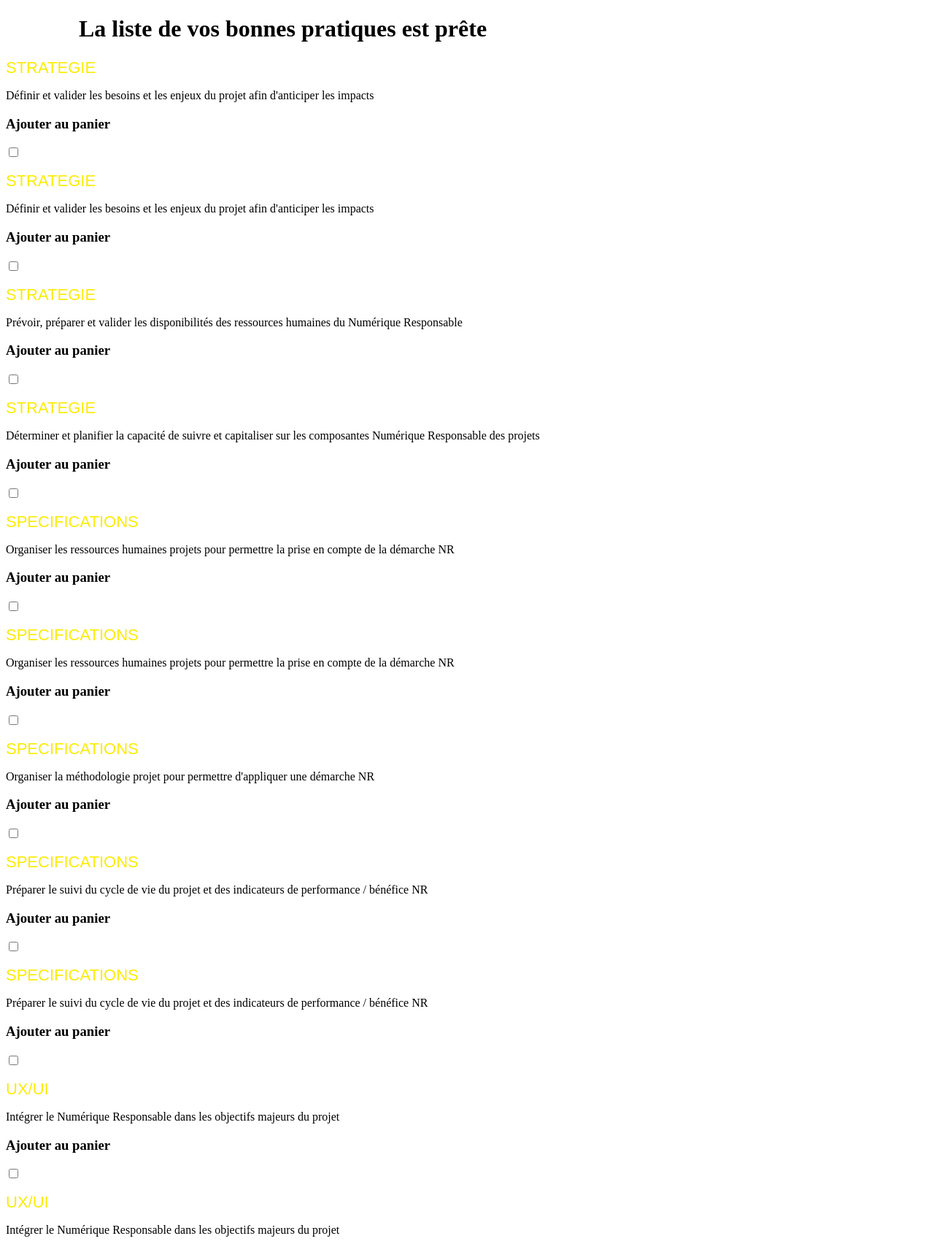
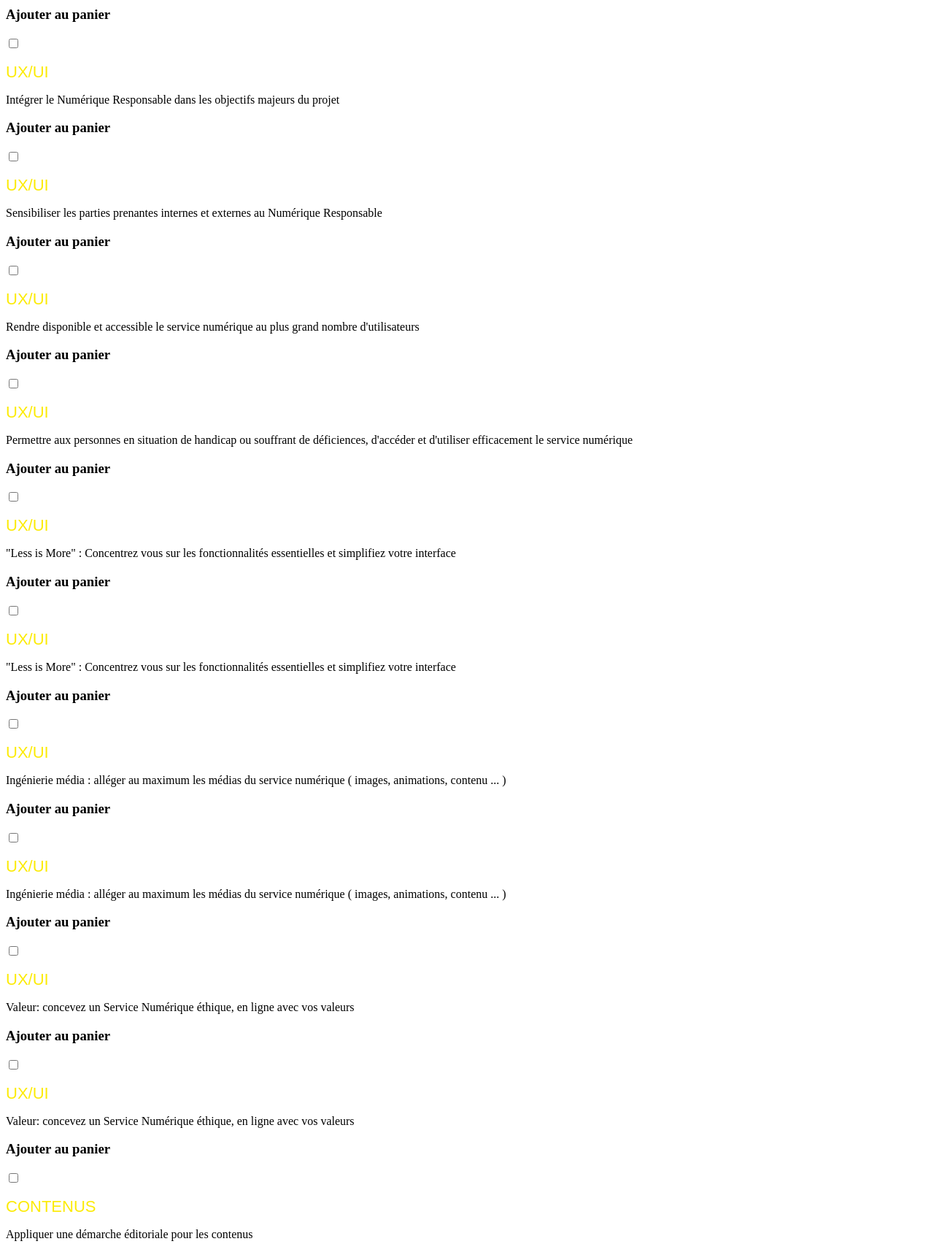
Page /panier.php (upper part) on the committed database (2 pictures, top to bottom).
### tables this page shows
CREATE TABLE `goodpractices` (
  `cle` int(11) NOT NULL,
  `Family` varchar(14) NOT NULL,
  `Id` varchar(11) NOT NULL,
  `Planet` varchar(1) DEFAULT NULL,
  `People` varchar(1) DEFAULT NULL,
  `Prosperity` varchar(1) DEFAULT NULL,
  `Recommendation` varchar(135) NOT NULL,
  `Criteria` varchar(276) DEFAULT NULL,
  `Justification` varchar(906) DEFAULT NULL,
  `Stage` varchar(14) DEFAULT NULL,
  `Tests1` varchar(542) DEFAULT NULL,
  `Tests2` varchar(267) DEFAULT NULL,
  `Tests3` varchar(404) DEFAULT NULL,
  `Correspondence` varchar(237) DEFAULT NULL,
  `Link` varchar(299) DEFAULT NULL,
  `Type` varchar(7) DEFAULT NULL,
  `Difficulty` varchar(3) DEFAULT NULL,
  `Goal` varchar(49) DEFAULT NULL,
  `Incontournable` varchar(14) DEFAULT NULL,
  `Tags` varchar(74) DEFAULT NULL,
  `Actors` varchar(67) DEFAULT NULL,
  `Indicators_` varchar(14) DEFAULT NULL,
  `IndicatorsX` varchar(88) DEFAULT NULL,
  `IndicatorsY` varchar(28) DEFAULT NULL,
  `Priority` varchar(6) DEFAULT NULL,
  `Recurrence` varchar(8) DEFAULT NULL,
  `UseCase` varchar(269) DEFAULT NULL,
  `Example` varchar(30) DEFAULT NULL,
  `Limite` varchar(30) DEFAULT NULL,
  `Automatizable` varchar(1) DEFAULT NULL,
  `AutomatizationScript` varchar(16) DEFAULT NULL,
  `AutomatizationLevel` varchar(3) DEFAULT NULL,
  `AutomatizationInformation` varchar(57) DEFAULT NULL
);

### panier.php (the view, shortened to what this page needs)
<!DOCTYPE html>
<html lang="fr">
<head>
  <link rel="stylesheet" href="style1.css">
</head>
<body>
    <div class="liste_panier">
        <h1>La liste de vos bonnes pratiques est prête </h1>
    </div>
</body>
</html>
<?php
require 'connect.php';
?>
<?php
        $practices = $database->query("SELECT * FROM goodPractices WHERE Incontournable= 'INCONTOURNABLE'");
        while($row = $practices->fetch(PDO::FETCH_OBJ)) {
            echo "<div href=''>
                <span>
                ".$row->Family."
                </span>
                <p>".$row->Recommendation."</p>
                    <p><h3>Ajouter au panier</h3>
                    <input type=\"checkbox\" name=\"". $row->cle . "\">
                    </p>
            </div>";
        }
?>

### style1.css (style rules this page uses)
span { font-size: 22px; ; font-family: sans-serif; color: rgb(252, 235, 6); }
.liste_panier h1 { transform: translate(100px,0px); }

### rows in the picture
goodpractices: Family "STRATEGIE", Recommendation "Définir et valider les besoins et les enjeux du projet afin d'anticiper les impacts"
goodpractices: Family "STRATEGIE", Recommendation "Définir et valider les besoins et les enjeux du projet afin d'anticiper les impacts"
goodpractices: Family "STRATEGIE", Recommendation "Prévoir, préparer et valider les disponibilités des ressources humaines du Numérique Responsable"
goodpractices: Family "STRATEGIE", Recommendation "Déterminer et planifier la capacité de suivre et capitaliser sur les composantes Numérique Responsable des projets"
goodpractices: Family "SPECIFICATIONS", Recommendation "Organiser les ressources humaines projets pour permettre la prise en compte de la démarche NR"
goodpractices: Family "SPECIFICATIONS", Recommendation "Organiser les ressources humaines projets pour permettre la prise en compte de la démarche NR"
goodpractices: Family "SPECIFICATIONS", Recommendation "Organiser la méthodologie projet pour permettre d'appliquer une démarche NR"
goodpractices: Family "SPECIFICATIONS", Recommendation "Préparer le suivi du cycle de vie du projet et des indicateurs de performance / bénéfice NR"
goodpractices: Family "SPECIFICATIONS", Recommendation "Préparer le suivi du cycle de vie du projet et des indicateurs de performance / bénéfice NR"
goodpractices: Family "UX/UI", Recommendation "Intégrer le Numérique Responsable dans les objectifs majeurs du projet"
goodpractices: Family "UX/UI", Recommendation "Intégrer le Numérique Responsable dans les objectifs majeurs du projet"
goodpractices: Family "UX/UI", Recommendation "Intégrer le Numérique Responsable dans les objectifs majeurs du projet"
goodpractices: Family "UX/UI", Recommendation "Sensibiliser les parties prenantes internes et externes au Numérique Responsable"
goodpractices: Family "UX/UI", Recommendation "Rendre disponible et accessible le service numérique au plus grand nombre d'utilisateurs"
goodpractices: Family "UX/UI", Recommendation "Permettre aux personnes en situation de handicap ou souffrant de déficiences, d'accéder et d'utiliser efficacement le service numérique"
goodpractices: Family "UX/UI", Recommendation "\"Less is More\" : Concentrez vous sur les fonctionnalités essentielles et simplifiez votre interface"
goodpractices: Family "UX/UI", Recommendation "\"Less is More\" : Concentrez vous sur les fonctionnalités essentielles et simplifiez votre interface"
goodpractices: Family "UX/UI", Recommendation "Ingénierie média : alléger au maximum les médias du service numérique ( images, animations, contenu ... )"
goodpractices: Family "UX/UI", Recommendation "Ingénierie média : alléger au maximum les médias du service numérique ( images, animations, contenu ... )"
goodpractices: Family "UX/UI", Recommendation "Valeur: concevez un Service Numérique éthique, en ligne avec vos valeurs"
goodpractices: Family "UX/UI", Recommendation "Valeur: concevez un Service Numérique éthique, en ligne avec vos valeurs"
goodpractices: Family "CONTENUS", Recommendation "Appliquer une démarche éditoriale pour les contenus"
